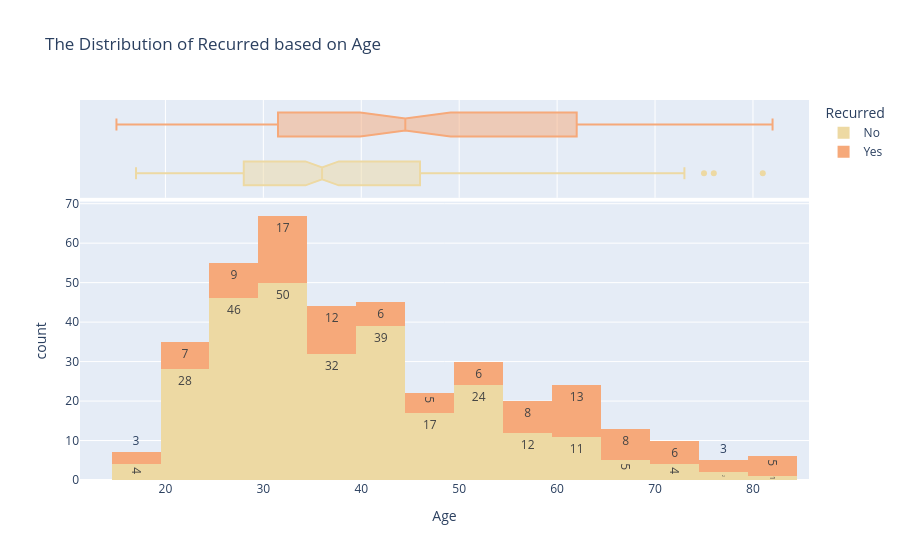

Notebook source saved alongside this figure:
### Code cell
fig = px.histogram(data_frame=df,
                   x ='Age',
                   nbins=20,marginal='box',
                   color='Recurred',
                   color_discrete_sequence=px.colors.sequential.Agsunset_r,
                   text_auto=True,title='The Distribution of Recurred based on Age')
fig.update_layout()
fig.show()

### Figure 1 — Plotly figure (JSON) as saved in the notebook; plotly's stock layout.template omitted (floating-point values rounded to 4 significant figures; data arrays with more than 128 entries replaced by an {"elided": "..."} marker saying what was removed)
{"data": [{"bingroup": "x", "hovertemplate": "Recurred=No<br>Age=%{x}<br>count=%{y}<extra></extra>", "legendgroup": "No", "marker": {"color": "rgb(237, 217, 163)", "pattern": {"shape": ""}}, "name": "No", "nbinsx": 20, "orientation": "v", "showlegend": true, "texttemplate": "%{value}", "type": "histogram", "x": {"elided": "275 int values"}, "xaxis": "x", "yaxis": "y"}, {"hovertemplate": "Recurred=No<br>Age=%{x}<extra></extra>", "legendgroup": "No", "marker": {"color": "rgb(237, 217, 163)"}, "name": "No", "notched": true, "showlegend": false, "type": "box", "x": {"elided": "275 int values"}, "xaxis": "x2", "yaxis": "y2"}, {"bingroup": "x", "hovertemplate": "Recurred=Yes<br>Age=%{x}<br>count=%{y}<extra></extra>", "legendgroup": "Yes", "marker": {"color": "rgb(246, 169, 122)", "pattern": {"shape": ""}}, "name": "Yes", "nbinsx": 20, "orientation": "v", "showlegend": true, "texttemplate": "%{value}", "type": "histogram", "x": [26, 36, 35, 31, 18, 62, 56, 20, 62, 17, 21, 20, 40, 38, 21, 31, 34, 60, 60, 62, 36, 29, 33, 75, 62, 56, 42, 34, 67, 63, 67, 73, 26, 30, 36, 31, 40, 49, 38, 27, 27, 33, 32, 29, 37, 48, 30, 33, 80, 62, 63, 60, 79, 65, 35, 58, 34, 56, 52, 51, 31, 44, 15, 29, 53, 45, 38, 23, 22, 44, 31, 25, 32, 82, 58, 68, 37, 59, 21, 73, 35, 54, 26, 53, 35, 49, 34, 80, 67, 68, 71, 64, 80, 56, 71, 78, 51, 67, 31, 62, 59, 40, 46, 72, 81, 72, 61, 67], "xaxis": "x", "yaxis": "y"}, {"hovertemplate": "Recurred=Yes<br>Age=%{x}<extra></extra>", "legendgroup": "Yes", "marker": {"color": "rgb(246, 169, 122)"}, "name": "Yes", "notched": true, "showlegend": false, "type": "box", "x": [26, 36, 35, 31, 18, 62, 56, 20, 62, 17, 21, 20, 40, 38, 21, 31, 34, 60, 60, 62, 36, 29, 33, 75, 62, 56, 42, 34, 67, 63, 67, 73, 26, 30, 36, 31, 40, 49, 38, 27, 27, 33, 32, 29, 37, 48, 30, 33, 80, 62, 63, 60, 79, 65, 35, 58, 34, 56, 52, 51, 31, 44, 15, 29, 53, 45, 38, 23, 22, 44, 31, 25, 32, 82, 58, 68, 37, 59, 21, 73, 35, 54, 26, 53, 35, 49, 34, 80, 67, 68, 71, 64, 80, 56, 71, 78, 51, 67, 31, 62, 59, 40, 46, 72, 81, 72, 61, 67], "xaxis": "x2", "yaxis": "y2"}], "layout": {"barmode": "relative", "legend": {"title": {"text": "Recurred"}, "tracegroupgap": 0}, "title": {"text": "The Distribution of Recurred based on Age"}, "xaxis": {"anchor": "y", "domain": [0, 1], "title": {"text": "Age"}}, "xaxis2": {"anchor": "y2", "domain": [0, 1], "matches": "x", "showgrid": true, "showticklabels": false}, "yaxis": {"anchor": "x", "domain": [0, 0.7326], "title": {"text": "count"}}, "yaxis2": {"anchor": "x2", "domain": [0.7426, 1], "matches": "y2", "showgrid": false, "showline": false, "showticklabels": false, "ticks": ""}}}
